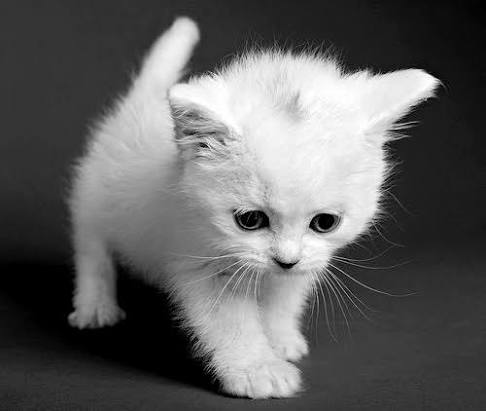
#> input picture Experiment_5/img5A.jpg, 486 x 411 px
$ python msin.py
#> lines starting #> are read from the running program, lines starting #| are printed output that depends on the picture
import cv2
import numpy as np
import matplotlib.pyplot as plt
from skimage.feature import hog
from skimage import exposure
from pathlib import Path


# STEP 1: GET CURRENT SCRIPT FOLDER


BASE_DIR = Path(__file__).resolve().parent

image1_path = BASE_DIR / "img5A.jpg"
image2_path = BASE_DIR / "img5B.jpg"

print("Working Folder:")
print(BASE_DIR)

print("\nImage 1:")
print(image1_path)

print("\nImage 2:")
print(image2_path)


# STEP 2: CHECK IMAGE FILES


if not image1_path.exists():
    raise FileNotFoundError(
        f"image1.jpg not found!\nExpected location: {image1_path}"
    )

if not image2_path.exists():
    raise FileNotFoundError(
        f"image2.jpg not found!\nExpected location: {image2_path}"
    )


# STEP 3: LOAD IMAGES


image1 = cv2.imread(str(image1_path))
#> image1 is the input picture: shape (411, 486, 3); min 0, max 255, mean 95.9
image2 = cv2.imread(str(image2_path))
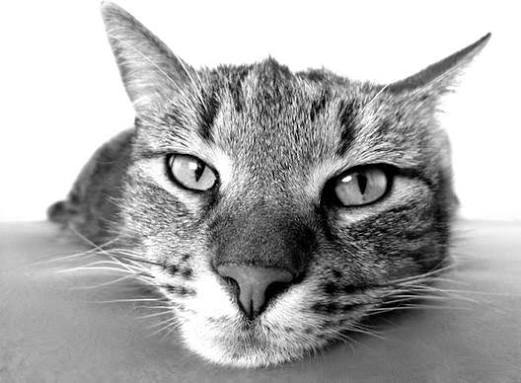
#> input picture Experiment_5/img5B.jpg, 521 x 383 px
#> image2 is the input picture: shape (383, 521, 3); min 0, max 255, mean 172.5

if image1 is None:
    raise ValueError(
        f"OpenCV could not read image1.jpg.\n"
        f"File exists at: {image1_path}\n"
        f"The image may be corrupted or not a valid JPG file."
    )

if image2 is None:
    raise ValueError(
        f"OpenCV could not read image2.jpg.\n"
        f"File exists at: {image2_path}\n"
        f"The image may be corrupted or not a valid JPG file."
    )

print("\nImages loaded successfully!")


# STEP 4: CONVERT BGR TO RGB


image1_rgb = cv2.cvtColor(image1, cv2.COLOR_BGR2RGB)
image2_rgb = cv2.cvtColor(image2, cv2.COLOR_BGR2RGB)


# STEP 5: CONVERT TO GRAYSCALE


gray1 = cv2.cvtColor(image1, cv2.COLOR_BGR2GRAY)
gray2 = cv2.cvtColor(image2, cv2.COLOR_BGR2GRAY)


# STEP 6: SIFT FEATURE EXTRACTION


sift = cv2.SIFT_create()

keypoints1, descriptors1 = sift.detectAndCompute(gray1, None)
#> keypoints1 = 294 keypoints; strongest (x, y, size): (417, 85, 23.7), (318, 134, 109.5), (255, 220, 19), (180, 38, 23.5)
keypoints2, descriptors2 = sift.detectAndCompute(gray2, None)
#> keypoints2 = 1379 keypoints; strongest (x, y, size): (347, 179, 4.4), (216, 172, 4), (202, 166, 9.6), (217, 182, 4.7)

print("\n==============================")
print("SIFT FEATURE EXTRACTION")
print("==============================")

print("Image 1 Keypoints:", len(keypoints1))
#| Image 1 Keypoints: 294
print("Image 2 Keypoints:", len(keypoints2))
#| Image 2 Keypoints: 1379


# STEP 7: VISUALIZE SIFT KEYPOINTS


sift_image1 = cv2.drawKeypoints(
    image1_rgb,
    keypoints1,
    None,
    flags=cv2.DRAW_MATCHES_FLAGS_DRAW_RICH_KEYPOINTS
)
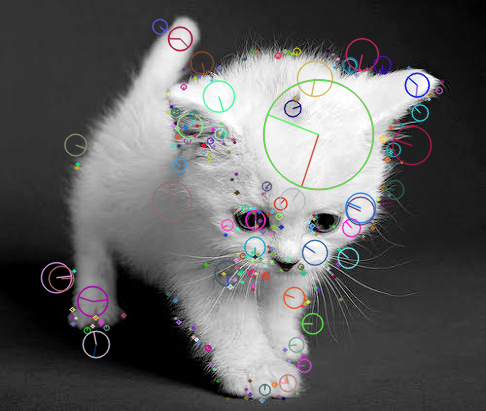
#> sift_image1: shape (411, 486, 3); mean R, G, B 95.6, 95.4, 95.7

sift_image2 = cv2.drawKeypoints(
    image2_rgb,
    keypoints2,
    None,
    flags=cv2.DRAW_MATCHES_FLAGS_DRAW_RICH_KEYPOINTS
)
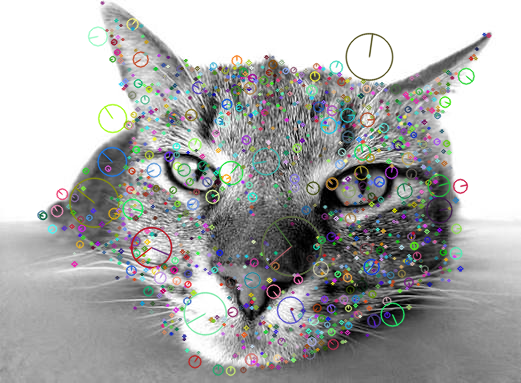
#> sift_image2: shape (383, 521, 3); mean R, G, B 170.8, 171.8, 170.9

plt.figure(figsize=(12, 5))

plt.subplot(1, 2, 1)
plt.imshow(sift_image1)
plt.title("SIFT Keypoints - Image 1")
plt.axis("off")

plt.subplot(1, 2, 2)
plt.imshow(sift_image2)
plt.title("SIFT Keypoints - Image 2")
plt.axis("off")

plt.tight_layout()

plt.savefig(
    BASE_DIR / "sift_keypoints.jpg",
    dpi=300,
    bbox_inches="tight"
)
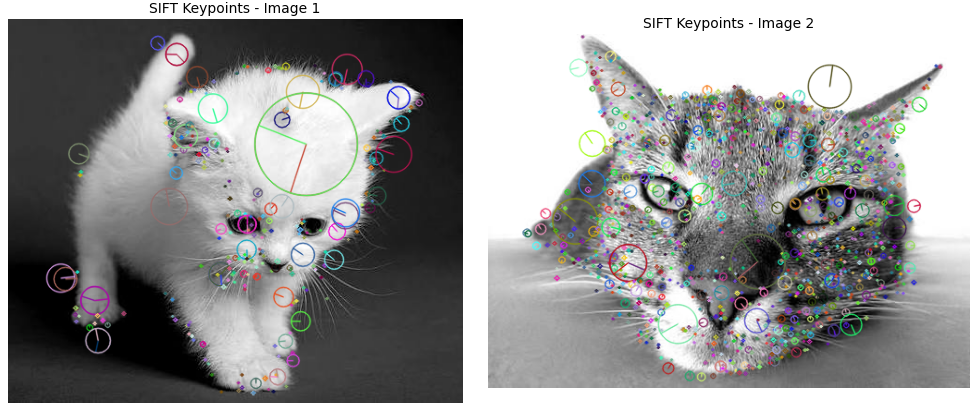
#> figure drawn by matplotlib, 2 panels

plt.show()


# STEP 8: HOG FEATURE EXTRACTION


hog_features, hog_image = hog(
    gray1,
    orientations=9,
    pixels_per_cell=(8, 8),
    cells_per_block=(2, 2),
    block_norm="L2-Hys",
    visualize=True
)
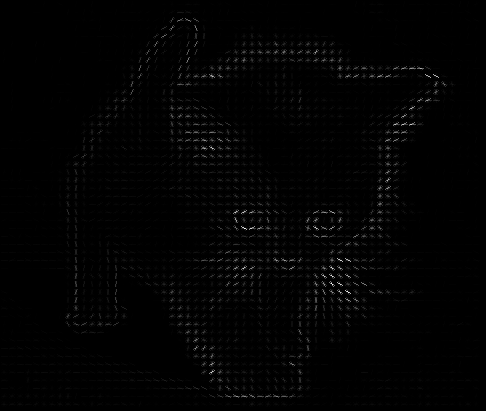
#> hog_image: shape (411, 486) float64; min 0, max 80.7, mean 0.8; drawn with min black and max white

print("\n==============================")
print("HOG FEATURE EXTRACTION")
print("==============================")

print("Number of HOG Features:", len(hog_features))
#| Number of HOG Features: 106200


# STEP 9: HOG VISUALIZATION


hog_image_rescaled = exposure.rescale_intensity(
    hog_image,
    in_range=(0, 10)
)
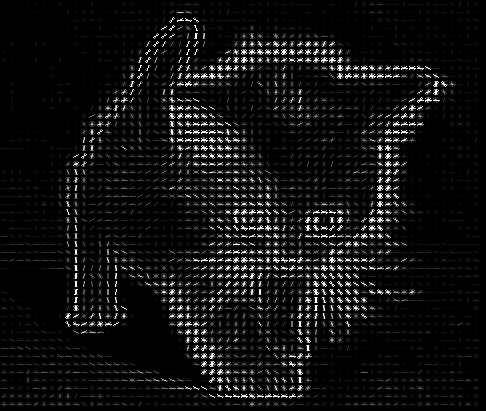
#> hog_image_rescaled: shape (411, 486) float64; min 0, max 1, mean 0.0655

plt.figure(figsize=(10, 5))

plt.subplot(1, 2, 1)
plt.imshow(gray1, cmap="gray")
plt.title("Original Grayscale Image")
plt.axis("off")

plt.subplot(1, 2, 2)
plt.imshow(hog_image_rescaled, cmap="gray")
plt.title("HOG Visualization")
plt.axis("off")

plt.tight_layout()

plt.savefig(
    BASE_DIR / "hog_visualization.jpg",
    dpi=300,
    bbox_inches="tight"
)

plt.show()


# STEP 10: SIFT IMAGE MATCHING


print("\n==============================")
print("SIFT IMAGE MATCHING")
print("==============================")


if descriptors1 is not None and descriptors2 is not None:

    bf = cv2.BFMatcher()

    matches = bf.knnMatch(
        descriptors1,
        descriptors2,
        k=2
    )
#> matches = 294 matches

    good_matches = []

    for match in matches:

        if len(match) == 2:

            m, n = match

            if m.distance < 0.75 * n.distance:
                good_matches.append(m)
#> after the loop, good_matches = 6 matches

    print("Total Matches:", len(matches))
#| Total Matches: 294
    print("Good Matches:", len(good_matches))
#| Good Matches: 6


    # =====================================================
    # STEP 11: DISPLAY MATCHES
    # =====================================================

    matched_image = cv2.drawMatches(
        image1_rgb,
        keypoints1,
        image2_rgb,
        keypoints2,
        good_matches,
        None,
        flags=cv2.DrawMatchesFlags_NOT_DRAW_SINGLE_POINTS
    )
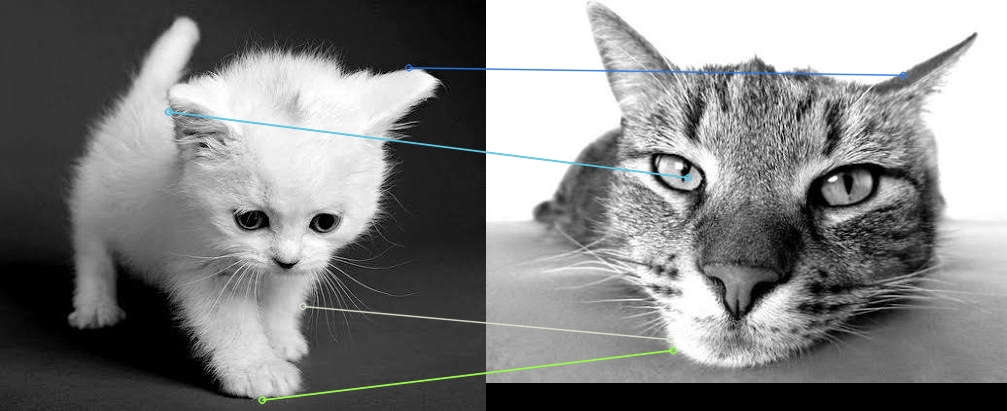
#> matched_image: shape (411, 1007, 3); mean R, G, B 129.2, 129.8, 129.7

    plt.figure(figsize=(15, 8))

    plt.imshow(matched_image)

    plt.title("SIFT Feature Matching")

    plt.axis("off")

    plt.tight_layout()

    plt.savefig(
        BASE_DIR / "sift_matching.jpg",
        dpi=300,
        bbox_inches="tight"
    )

    plt.show()

else:

    print("Descriptors could not be calculated.")


# STEP 12: SAVE HOG FEATURES


np.save(
    BASE_DIR / "hog_features.npy",
    hog_features
)


# STEP 13: FINAL OUTPUT


print("\n================================")
print("EXPERIMENT COMPLETED SUCCESSFULLY")
print("================================")

print("\nGenerated Files:")

print("1. sift_keypoints.jpg")
print("2. hog_visualization.jpg")
print("3. sift_matching.jpg")
print("4. hog_features.npy")
